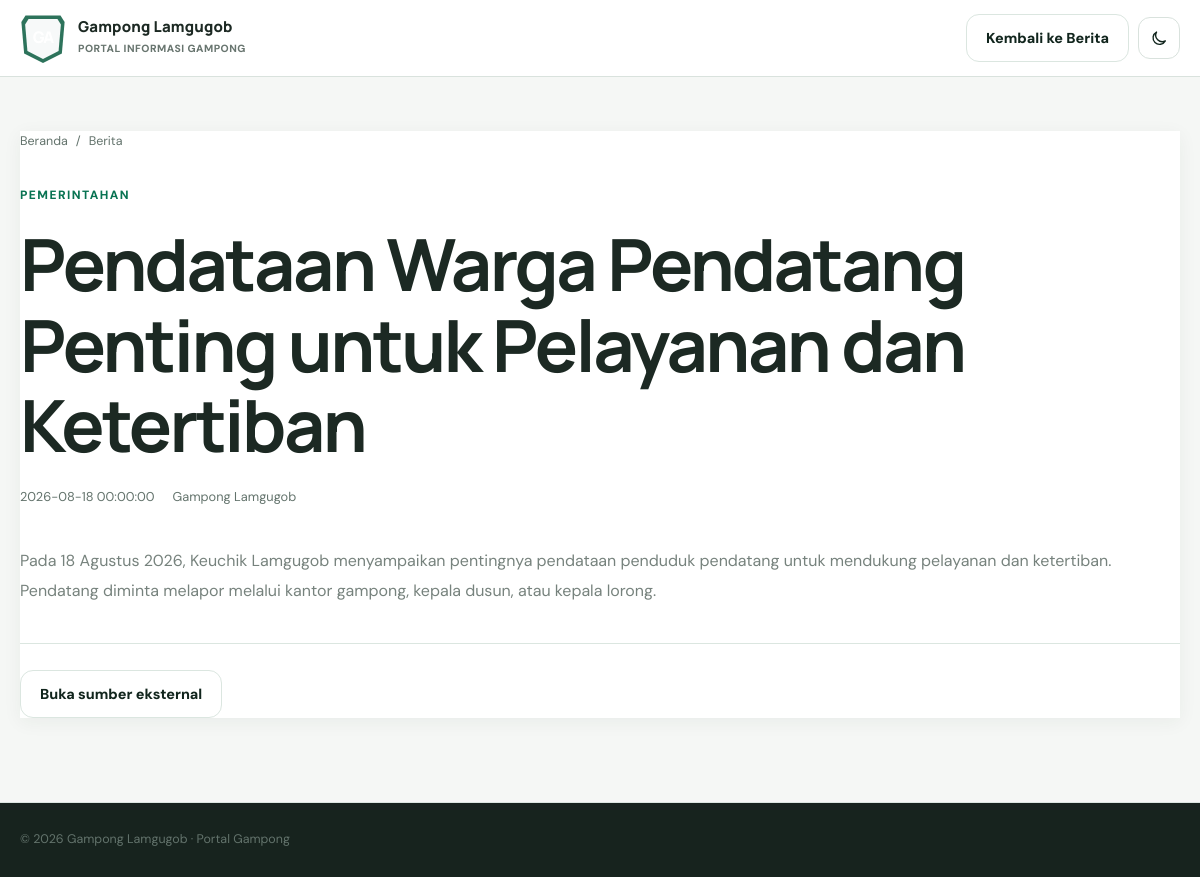
The page /post.php?slug=pendataan-warga-pendatang-lamgugob-2026 on the database its author committed.
### tables this page shows
CREATE TABLE IF NOT EXISTS posts (
  id BIGINT UNSIGNED AUTO_INCREMENT PRIMARY KEY,
  type ENUM('news','announcement') NOT NULL DEFAULT 'news',
  title VARCHAR(220) NOT NULL,
  slug VARCHAR(240) NOT NULL UNIQUE,
  excerpt TEXT NULL,
  content LONGTEXT NULL,
  category VARCHAR(100) NULL,
  image_url TEXT NULL,
  source_url TEXT NULL,
  published_at DATETIME NULL,
  is_published TINYINT(1) NOT NULL DEFAULT 1,
  created_at DATETIME NOT NULL DEFAULT CURRENT_TIMESTAMP,
  updated_at DATETIME NOT NULL DEFAULT CURRENT_TIMESTAMP ON UPDATE CURRENT_TIMESTAMP,
  INDEX idx_posts_type_date (type, published_at)
);

### backend/bootstrap.php (called while the page is built, shortened)
<?php
$config = require __DIR__ . '/config.php';
function db(): PDO
{
    static $pdo = null;
    global $config;
    if ($pdo instanceof PDO) return $pdo;
    $db = $config['db'];
    $dsn = "mysql:host={$db['host']};port={$db['port']};dbname={$db['name']};charset={$db['charset']}";
    $pdo = new PDO($dsn, $db['user'], $db['pass'], [
        PDO::ATTR_ERRMODE => PDO::ERRMODE_EXCEPTION,
        PDO::ATTR_DEFAULT_FETCH_MODE => PDO::FETCH_ASSOC,
        PDO::ATTR_EMULATE_PREPARES => false,
    ]);
    return $pdo;
}
function publicSettingKeys(): array
{
    return [
        'village_name','village_short_name','village_code','district','city','province','postal_code','mukim_name','timezone_name','area_km2','district_area_percent','village_data_year','office_address','office_phone','office_email','office_hours',
        'logo_url','profile_image_url','hero_eyebrow','hero_title','hero_subtitle','hero_background_url','keuchik_name','keuchik_title','keuchik_message','keuchik_photo_url',
        'profile_heading','profile_summary','profile_history','vision','mission','profile_values','profile_commitment',
        'government_heading','government_summary','services_heading','services_summary','data_heading','data_summary','transparency_heading','transparency_summary',
        'news_heading','news_summary','umkm_heading','umkm_summary','gallery_heading','gallery_summary','complaint_heading','complaint_summary','complaint_categories',
        'faq_heading','faq_summary','territory_heading','territory_summary','facilities_heading','facilities_summary','timeline_heading','timeline_summary',
        'mosque_heading','mosque_summary','mosque_name','mosque_address','mosque_location_code','mosque_history','mosque_data_note','data_disclaimer',
        'contact_heading','contact_summary','map_embed_url','map_direction_url','administrative_map_image_url','administrative_map_title','administrative_map_source','administrative_map_note','footer_description','seo_title','seo_description','seo_keywords','seo_image_url'
    ];
}
function publicSettingsMap(): array
{
    $allowed = array_flip(publicSettingKeys());
    $data = [];
    foreach (db()->query('SELECT setting_key,setting_value FROM settings ORDER BY setting_key')->fetchAll() as $row) {
        if (isset($allowed[$row['setting_key']])) $data[$row['setting_key']] = $row['setting_value'];
    }
    return $data;
}
function htmlEscape(mixed $value): string
{
    return htmlspecialchars((string) $value, ENT_QUOTES | ENT_SUBSTITUTE, 'UTF-8');
}

### post.php (the view, shortened to what this page needs)
<?php
require __DIR__ . '/backend/bootstrap.php';
$slug = trim((string)($_GET['slug'] ?? ''));
$settings=[]; $post=null;
try {
    $settings=publicSettingsMap();
    if ($slug!=='') {
        $stmt=db()->prepare("SELECT id,type,title,slug,excerpt,content,category,image_url,source_url,published_at,updated_at FROM posts WHERE slug=? AND is_published=1 AND (published_at IS NULL OR published_at<=NOW()) LIMIT 1");
        $stmt->execute([$slug]); $post=$stmt->fetch() ?: null;
    }
} catch (Throwable $e) { $post=null; }
$village=trim((string)($settings['village_name']??''))?:'Portal Gampong';
function articleParagraphs(string $text): string { $parts=preg_split('/\R{2,}/u',trim($text))?:[]; if(!$parts && trim($text)!=='')$parts=[trim($text)]; return implode('',array_map(fn($p)=>'<p>'.nl2br(htmlEscape(trim($p)),false).'</p>',array_filter($parts,fn($p)=>trim($p)!==''))); }
?><!doctype html>
<html lang="id" data-theme="light">
<head>
<link rel="stylesheet" href="assets/css/style.css"><link rel="stylesheet" href="assets/css/redesign.css"><link rel="stylesheet" href="assets/css/jawa-inspired.css?v=20260920.1"><link rel="stylesheet" href="assets/css/article.css"><link rel="stylesheet" href="assets/css/eye-comfort.css?v=20260920.2"><link rel="stylesheet" href="assets/css/stability.css?v=20260920.4">
</head>
<body class="article-page portal-jawa-inspired">
<header class="article-header"><div class="container article-nav"><a class="brand" href="./"><span class="brand-mark"><?=htmlEscape(strtoupper(function_exists('mb_substr')?mb_substr($village,0,2):substr($village,0,2)))?></span><span><strong><?=htmlEscape($village)?></strong><small>Portal informasi gampong</small></span></a><div class="article-nav-actions"><a class="btn btn-outline" href="./#berita">Kembali ke Berita</a><button class="icon-button" id="articleTheme" aria-label="Ubah tema"><i data-lucide="moon"></i></button></div></div></header>
<main class="article-main"><article class="container article-shell">
<?php if(!$post):?><div class="article-empty"><span>404</span><h1>Informasi tidak ditemukan.</h1><p>Konten mungkin belum dipublikasikan atau sudah tidak tersedia.</p><a class="btn btn-primary" href="./">Kembali ke beranda</a></div>
<?php else:?><div class="article-breadcrumb"><a href="./">Beranda</a><span>/</span><a href="./#berita"><?=htmlEscape($post['type']==='announcement'?'Pengumuman':'Berita')?></a></div><header class="article-title"><span class="eyebrow"><?=htmlEscape($post['category']?:($post['type']==='announcement'?'Pengumuman':'Berita'))?></span><h1><?=htmlEscape($post['title'])?></h1><div class="article-meta"><span><?=htmlEscape($post['published_at']?:'')?></span><span><?=htmlEscape($village)?></span></div></header><?php if($imageValid):?><figure class="article-hero"><img src="<?=htmlEscape($image)?>" alt="<?=htmlEscape($post['title'])?>"></figure><?php endif;?><div class="article-body"><?=articleParagraphs((string)($post['content']?:$post['excerpt']?:''))?></div><?php if(!empty($post['source_url'])&&preg_match('~^https?://~i', (string)$post['source_url'])):?><div class="article-source"><a class="btn btn-outline" href="<?=htmlEscape($post['source_url'])?>" target="_blank" rel="noopener noreferrer">Buka sumber eksternal</a></div><?php endif;?><?php endif;?>
</article></main>
<footer class="article-footer"><div class="container">© <?=date('Y')?> <?=htmlEscape($village)?> · <a href="./">Portal Gampong</a></div></footer>
</body></html>

### assets/css/style.css (style rules this page uses)
:root { --bg: #f7f8f5; --surface: #ffffff; --surface-2: #eef4f0; --surface-3: #e8efeb; --text: #10221b; --muted: #617069; --muted-2: #7f8b86; --line: #dce5df; --primary: #0b6b4f; --primary-2: #09563f; --primary-soft: #e0f0e9; --accent: #d3a646; --accent-soft: #f7edcf; --danger: #a83f3f; --dark: #0d211a; --dark-2: #143129; --white: #ffffff; --shadow-sm: 0 8px 24px rgba(12, 38, 29, .07); --shadow-md: 0 16px 48px rgba(12, 38, 29, .11); --shadow-lg: 0 28px 80px rgba(12, 38, 29, .17); --radius-sm: 12px; --radius: 20px; --radius-lg: 28px; --container: 1200px; --header-h: 78px; --font-scale: 1; }
* { box-sizing: border-box; }
html { scroll-behavior: smooth; scroll-padding-top: 110px; font-size: calc(16px * var(--font-scale)); }
body { margin: 0; font-family: "DM Sans", system-ui, -apple-system, BlinkMacSystemFont, "Segoe UI", sans-serif; background: var(--bg); color: var(--text); line-height: 1.65; -webkit-font-smoothing: antialiased; }
button, input, select, textarea { font: inherit; }
button, a { -webkit-tap-highlight-color: transparent; }
button { color: inherit; }
a { color: inherit; text-decoration: none; }
h1, h2, h3, p { margin-top: 0; }
h1, h2, h3 { font-family: "Manrope", system-ui, sans-serif; letter-spacing: -.035em; line-height: 1.12; }
h1 { font-size: clamp(2.8rem, 6vw, 5.3rem); }
p { color: var(--muted); }
.container { width: min(var(--container), calc(100% - 40px)); margin-inline: auto; }
.brand { display: inline-flex; align-items: center; gap: 12px; margin-right: auto; min-width: 226px; }
.brand-mark { width: 46px; height: 46px; border-radius: 14px; background: var(--primary); color: white; display: grid; place-items: center; font-family: "Manrope", sans-serif; font-weight: 800; letter-spacing: -.06em; box-shadow: inset 0 0 0 1px rgba(255,255,255,.13); }
.brand strong, .brand small { display: block; }
.brand strong { font: 800 .96rem/1.15 "Manrope", sans-serif; }
.brand small { color: var(--muted); font-size: .71rem; margin-top: 4px; }
.icon-button { width: 42px; height: 42px; border-radius: 12px; border: 1px solid var(--line); background: var(--surface); display: inline-grid; place-items: center; cursor: pointer; transition: transform .18s, background .18s, border-color .18s; }
.eyebrow { display: inline-flex; align-items: center; gap: 8px; color: var(--primary); text-transform: uppercase; letter-spacing: .12em; font-size: .75rem; font-weight: 800; margin-bottom: 18px; }
.btn { border: 1px solid transparent; border-radius: 13px; min-height: 48px; padding: 0 19px; display: inline-flex; align-items: center; justify-content: center; gap: 9px; font-weight: 800; font-size: .9rem; cursor: pointer; transition: transform .18s, box-shadow .18s, background .18s, border-color .18s; }
.btn-outline { background: transparent; color: var(--text); border-color: var(--line); }

### assets/css/article.css (style rules this page uses)
:root { --article-max:840px }
.article-page { min-height:100vh;background:var(--bg);color:var(--text) }
.article-header { position:sticky;top:0;z-index:30;background:color-mix(in srgb,var(--surface) 92%,transparent);backdrop-filter:blur(18px);border-bottom:1px solid var(--line) }
.article-nav { min-height:76px;display:flex;align-items:center;gap:20px }
.article-nav-actions { margin-left:auto;display:flex;align-items:center;gap:9px }
.article-main { padding:54px 0 84px }
.article-shell { width:min(var(--article-max),calc(100% - 32px)) }
.article-breadcrumb { display:flex;gap:8px;align-items:center;color:var(--muted);font-size:.78rem;margin-bottom:28px }
.article-title h1 { font-size:clamp(2.2rem,6vw,4.6rem);margin:0 0 20px;overflow-wrap:anywhere }
.article-meta { display:flex;flex-wrap:wrap;gap:10px 18px;color:var(--muted);font-size:.8rem }
.article-body { margin-top:38px;font-size:1.04rem;line-height:1.85 }
.article-body p { color:var(--text);opacity:.9;margin:0 0 1.35em }
.article-source { margin-top:38px;padding-top:26px;border-top:1px solid var(--line) }
.article-footer { border-top:1px solid var(--line);padding:26px 0;color:var(--muted);font-size:.78rem }

### rows shown on the page
posts: type "Berita", category "PEMERINTAHAN", title "Pendataan Warga Pendatang Penting untuk Pelayanan dan Ketertiban", published_at "2026-08-18 00:00:00", content "Pada 18 Agustus 2026, Keuchik Lamgugob menyampaikan pentingnya pendataan penduduk pendatang untuk mendukung pelayanan dan ketertiban. Pendatang diminta melapor melalui kantor gampong, kepala dusun, atau kepala lorong."

### other values the page prints
htmlEscape($village) "Gampong Lamgugob"
